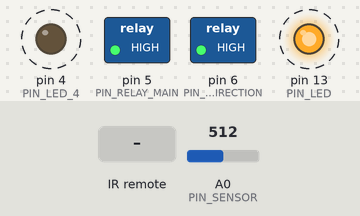
Recording of a sketch running on a simulated Arduino Uno, built with avr-gcc and run on an emulated ATmega328P. Parts: switched loads named in the sketch (green lamp = pin HIGH), output pins drawn as LEDs (lit = HIGH). Dashed ring = blinking. Inputs (shaded band) come from the test bench; at power-on: A0 (PIN_SENSOR) = 512. What the sketch prints to the serial monitor is not drawn.

Above: at 9.9 s.
11.9 s: infrared code 0xFF22DD received
At 22.35 s:
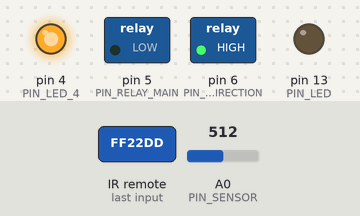
24.1 s: infrared code 0xFF02FD received
At 25.3 s:
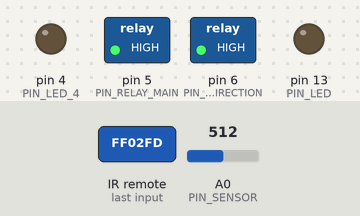
32.3 s: infrared code 0xFF02FD received
At 36.05 s:
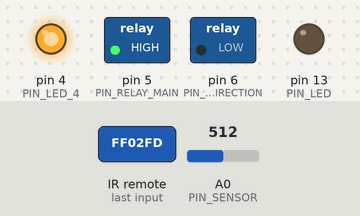
40.5 s: infrared code 0xFFC23D received
48.7 s: infrared code 0xFFA25D received
Timing chart, 0 to 57.9 s (numbered marks = the images above; inputs shaded):
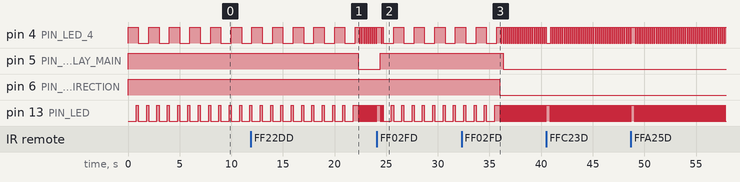

Measured:
- after the input at 11.9 s, pin 5 (PIN_RELAY_MAIN): HIGH → LOW after 10.4 s
- after the input at 24.1 s, pin 5 (PIN_RELAY_MAIN): LOW → HIGH after 0.31 s
- after the input at 32.3 s, pin 5 (PIN_RELAY_MAIN): HIGH → LOW after 4.0 s; pin 6 (PIN_RELAY_DIRECTION): HIGH → LOW after 3.7 s

The sketch:

SunScreenController2.ino
```cpp
// Sun screen controller
////////////////////////
// file: SunScreenController2
// date: 7-Jul-2014

/*
measure value
take an average of 10 samples over 10 minutes.
check if value is VALUE_SUN or VALUE_NO_SUN
if SCREEN_DOWN then keep it at least 30 minutes down
if SCREEN_UP   then keep it at least 10 minutes up

check if value is VALUE_EVENING then SCREEN_UP immediatly
check if extern screen up or screen down command, action immediatly

v0.3 4-Jul-2013
Werkt met IR remote.

v0.4 4-Jun-2014
Structuur wijziging, metingen op interval, maar IRremote vaker checken.

v0.5 (4-Jun-2014)
Zon limit van 800 naar 850

v0.6 (7-Jul-2014)
Scherm omhoog waarde naar 700

Todo:
- IRremote in interrupt meenemen.
- ADC waarde omrekenenen naar volts
- ADC calibreren
- besturing ook via RS232 (later RFlink)
- nog twee beschermingsdioden over fotocel ingang (pin 4)
- pull up aan de IR remote aansluiting (pin 11).

*/


#include <IRremote.h>


///// PIN assignments
const byte PIN_SENSOR            = 0;      // sunlight sensor connected to this pin
const byte PIN_LED_4             = 4;      // LED on shield
const byte PIN_LED               = 13;     // LED on Arduino board
const byte PIN_RELAY_MAIN        = 5;      // 230V on or off
const byte PIN_RELAY_DIRECTION   = 6;      // determines up or down

///// IR remote vars
int        PIN_SENSOR_IR         = 11;

IRrecv     IRremote( PIN_SENSOR_IR );
decode_results IRresults;


///// control vars and constants
const int MODE_MANUAL            = 1;
const int MODE_AUTOMATIC         = 2;
int       mode                   = MODE_AUTOMATIC;

const int MANUAL_UP              = 1;     // screen up
const int MANUAL_DOWN            = 2;     // screen down
const int MANUAL_STOP            = 3;     // stop the motor
const int MANUAL_MODE_AUTOMATIC  = 4;     // reacts to sunlight AND manual commands
const int MANUAL_MODE_MANUAL     = 5;     // no reaction to sunlight
const int MANUAL_READY           = 6;     // default state of the manual_command
int       manual_command         = MANUAL_READY;

const int INTERVAL_TIME_UP       = 6;    // ... times the 10 measurements
const int INTERVAL_TIME_DOWN     = 9;

const int NUMBER_OF_READINGS_MAX = 10;    // before the screen is controlled

const int SCREEN_UP              = 1;     // no sunshine
const int SCREEN_DOWN            = 2;     // there is sunshine

int       sensorValuesForAverage = 0;
int       numberOfReadings       = 0;
int       indexReading           = 0;
int       sensorValue            = 0;     // measured actual sensor value
int       sensorValueAverage     = 0;     // averaged value after NUMBER_OF_READINGS

const int SENSOR_SUN_YES         = 870;   // changed 800 -> 870 5-Jul-14/sjp
const int SENSOR_SUN_NO          = 700;   // changed 300 -> 700;   // 80;
const int SENSOR_SUN_EVENING     = 5;     // the reading below this value when no sensor is connected (not for a suncel)


///////////////////////////////////////////////////////////
void setup(void)
{
  // initialize inputs/outputs
  pinMode(      PIN_LED,   OUTPUT);              // LED indicates measurement
  pinMode(      PIN_LED_4, OUTPUT);              // LED debug
  digitalWrite( PIN_LED_4, HIGH );               // on for now

  pinMode(      PIN_RELAY_MAIN, OUTPUT );
  digitalWrite( PIN_RELAY_MAIN, HIGH );          // immediatly un-power the relay
  pinMode(      PIN_RELAY_DIRECTION, OUTPUT );
  digitalWrite( PIN_RELAY_DIRECTION, HIGH );     // immediatly un-power the relay

  IRremote.enableIRIn();                         // Start the IR receiver

  // start serial port
  Serial.begin(9600);

  Serial.println();
  Serial.println( "SunScreenController v0.6 (7-Jul-2014)" );
  Serial.println();

  SensorCalibrate();

} // end setup()


///////////////////////////////////////////////////////////
void loop( void )
{
  static int interval_time = 10;

  sensorValue = SensorRead();


 if( mode == MODE_AUTOMATIC )
 {
//   time_stamp();
 //  Serial.print( "[Automatic] Sensor value: " );
  // Serial.println( sensorValue );

   numberOfReadings++;
   sensorValuesForAverage = sensorValuesForAverage + sensorValue;

   if ( numberOfReadings >= NUMBER_OF_READINGS_MAX )
   {
     sensorValueAverage = sensorValuesForAverage / NUMBER_OF_READINGS_MAX;

     // reset for next measures
     sensorValuesForAverage = 0;  // start again
     numberOfReadings       = 0;

     time_stamp();
     Serial.print( "[Automatic] Average sensor value: " );
     Serial.println( sensorValueAverage );

     if ( sensorValueAverage < SENSOR_SUN_NO)
     {
       control_screen( SCREEN_UP );
       interval_time = INTERVAL_TIME_UP;
     }

     if ( sensorValueAverage > SENSOR_SUN_YES)
     {
       control_screen( SCREEN_DOWN );
       interval_time = INTERVAL_TIME_DOWN;
     }

   } // if numberOfReadings

   WaitSeconds( interval_time );
   Serial.print( "." );

  } // end mode Automatic


 if( mode == MODE_MANUAL )
 {
   WaitSeconds( 1 );
   LED_toggle( );
 }

  switch ( CheckIRremote()  )
  {
    case MANUAL_UP:
      screen_up();
      manual_command = MANUAL_READY;
    break;

    case MANUAL_DOWN:
      screen_down();
      manual_command = MANUAL_READY;
    break;

    case MANUAL_STOP:
      screen_stop();
      manual_command = MANUAL_READY;
    break;

    case MANUAL_MODE_AUTOMATIC:
      Serial.println( "Mode is AUTOMATIC" );
      mode           = MODE_AUTOMATIC;
      manual_command = MANUAL_READY;
      interval_time  = 1;
    break;

    case MANUAL_MODE_MANUAL:
      Serial.println( "Mode is MANUAL" );
      mode           = MODE_MANUAL;
      manual_command = MANUAL_READY;
      interval_time = 1;
    break;

    default:
      manual_command = MANUAL_READY;
      // interval_time = 1;
    break;
  } // end switch

} // end main loop


///////////////////////////////////////////////////////////
// put the screen up or down and do it once!
///////////////////////////////////////////////////////////
int control_screen( int ScreenUpOrDown )
{

  const int SCREEN_STATE_UP    = 1;
  const int SCREEN_STATE_DOWN  = 2;
  const int SCREEN_STATE_READY = 3;

  static int ScreenStateActual;
  static int ScreenState;


  if( ScreenUpOrDown == SCREEN_UP )   ScreenState = SCREEN_STATE_UP;
  if( ScreenUpOrDown == SCREEN_DOWN ) ScreenState = SCREEN_STATE_DOWN;

  switch( ScreenState )
  {
     case SCREEN_STATE_UP:
     {
       if( ScreenStateActual != SCREEN_STATE_UP )
       {
        screen_up();
        ScreenStateActual = SCREEN_STATE_UP;
       }
       ScreenState = SCREEN_STATE_READY;
     } // case SCREEN_UP
     break;

     case SCREEN_STATE_DOWN:
     {
       if( ScreenStateActual != SCREEN_STATE_DOWN )
       {
         screen_down();
         ScreenStateActual = SCREEN_STATE_DOWN;

       }
       ScreenState = SCREEN_STATE_READY;
     } // case SCREEN_DOWN
     break;

     case SCREEN_STATE_READY:
     {
       // do nothing
     }
     break;

     default:
     {
       // ScreenState  = SCREEN_STATE_UP;
     }
     break;
  }

  return( 0 ); // $$ change

} // end control_screen();


int sensor_calibration_factor = 1;

///////////////////////////////////////////////////////////
// SensorRead() is a function to make it easy to change
// a sensor. only recalibrate
///////////////////////////////////////////////////////////
int SensorRead( void )
{
  int adc_value;

  adc_value = analogRead( PIN_SENSOR );

  // todo: return the milli volts of the solar cell.
    // adc_value =  (VCC * sensor_calibration_factor * 1000 mV) / analog reading;
  return( adc_value * sensor_calibration_factor );

} // end SensorRead()


///////////////////////////////////////////////////////////
// sensor_calibration() uses a global var
///////////////////////////////////////////////////////////
int SensorCalibrate( void )
{
  // todo: measure the VCC or reference for the analog converter.
  // to make the measurement independent of the VCC
  // for now the factor is 1.

  sensor_calibration_factor = 1;

} // end SensorCalibrate()


///////////////////////////////////////////////////////////
void screen_up()
{
  time_stamp();
  Serial.print( "[Control] Screen up " );
  digitalWrite( PIN_RELAY_MAIN, LOW );
  Wait100msec( 600 );  // wait until screen is up
  digitalWrite( PIN_RELAY_MAIN, HIGH );
  Serial.println(" Ready");
} // end screen_up()

///////////////////////////////////////////////////////////
void screen_down()
{
  time_stamp();
  Serial.print( "[Control] SUN! Screen down "  );
  digitalWrite( PIN_RELAY_DIRECTION, LOW );
  Wait100msec( 2 );
  digitalWrite( PIN_RELAY_MAIN, LOW );
  Wait100msec( 600 );  // wait until screen is up
  digitalWrite( PIN_RELAY_MAIN, HIGH );
  digitalWrite( PIN_RELAY_DIRECTION, HIGH );
  Serial.println(" Ready" );
} // end screen_down()

///////////////////////////////////////////////////////////
void screen_stop()
{
  time_stamp();
  Serial.print( "[Control] Screen stop! " );
  digitalWrite( PIN_RELAY_MAIN, HIGH );
  Wait100msec( 2 );
  digitalWrite( PIN_RELAY_DIRECTION, HIGH );
  Serial.println(" Ready");
} // end screen_up()


///////////////////////////////////////////////////////////
// time_stamp()
// print a time stamp
///////////////////////////////////////////////////////////
static long timestamp;
///////////////////////////////////////////////////////////
void time_stamp( void )
{

  timestamp = millis() / (1000);  // 60000
  Serial.print( " " );
  Serial.print( timestamp );
  Serial.print( ": " );
} // time_stamp()


///////////////////////////////////////////////////////////
// WaitMinutes
///////////////////////////////////////////////////////////
void WaitMinutes( int WaitMinutes )
{
  int WaitTime = 0;

  do
  {
     WaitSeconds( 60 );
     WaitTime++;
  }
  while( WaitTime <= WaitMinutes );

} // end WaitMinutes()


///////////////////////////////////////////////////////////
// WaitSeconds
///////////////////////////////////////////////////////////
void WaitSeconds( int WaitSeconds )
{
  int WaitTime  = 0;
  int IRcommand = 0;

  do
  {
     WaitTime++;
     digitalWrite(PIN_LED,   LOW);
     delay(800);     // 900 msec LED off
     digitalWrite(PIN_LED,   HIGH);
     delay(200);     // 100 msec LED on
     LED_toggle();

  }
  while( WaitTime <= WaitSeconds );

} // end WaitSeconds()


///////////////////////////////////////////////////////////
// Wait100msec()
// used by up, down and stop function.
// primary function is to flash the LED fast :)
// an IRremote signal up/down aborts the up/down movement
///////////////////////////////////////////////////////////
void Wait100msec( int Wait100msec )
{
  int WaitTime = 0;
  int IRcommand = 0;

  do
  {
     WaitTime++;
     digitalWrite(PIN_LED,   LOW);
     delay(90);     // 90 msec LED off
     digitalWrite(PIN_LED,   HIGH);
     delay(10);     // 10 msec LED on

     LED_toggle();

     // if manual command is up or down, only then stop the up or down action.
     IRcommand = CheckIRremote();
     if(( IRcommand == MANUAL_DOWN ) |
        ( IRcommand == MANUAL_UP ))
      {
        screen_stop();
        WaitTime = Wait100msec + 1;   // exit the while loop
      }

  }
  while( WaitTime <= Wait100msec );

} // end Wait100msec()


//////////////////////////
// LED indicator functions
//////////////////////////
void LED_toggle( void )
{
  digitalWrite( PIN_LED_4, digitalRead( PIN_LED_4 ) ^ 1);
} // end LED_toggle()


void LED_ON( void )
{
  digitalWrite( PIN_LED_4, HIGH );
} // end LED_ON()

void LED_OFF( void )
{
  digitalWrite(PIN_LED_4, LOW);
} // end LED_ON()


// check the infrared remote control
////////////////////////////////////
long parse_value;

int CheckIRremote( void )
{
  if ( IRremote.decode( &IRresults ) )
  {
    time_stamp();
    Serial.print( "[IRremote] " );

    switch ( IRresults.decode_type )
    {
      case NEC:     Serial.print( "NEC  " ); break;
      case SONY:    Serial.print( "SONY " ); break;
      case RC5:     Serial.print( "RC5  " ); break;
      case RC6:     Serial.print( "RC6  " ); break;
      case UNKNOWN: Serial.print( "IR?  " ); break;
    }

    parse_value = IRresults.value;
    Serial.print( "0x" );
    Serial.println( parse_value, HEX );


    if ( IRresults.decode_type == NEC )
    {
      switch ( IRresults.value )
      {
        case 0xFF22DD:
          manual_command = MANUAL_UP;
        break;
        case 0xFF02FD:
          manual_command = MANUAL_DOWN;
        break;
        case 0xFFC23D:
          manual_command = MANUAL_STOP;
        break;
        case 0xFFA25D:
          manual_command = MANUAL_MODE_AUTOMATIC;
        break;
        case 0xFFE21D:
          manual_command = MANUAL_MODE_MANUAL;
        break;

        default:
          //Serial.println( IRresults.value, HEX);
        break;
      } // switch
    } // end if NEC


    if ( IRresults.decode_type == RC5 )
    {

      switch ( IRresults.value )
      {
        case 0x39:
        case 0x839:
          manual_command = MANUAL_UP;
        break;
        case 0x38:
        case 0x838:
          manual_command = MANUAL_DOWN;
        break;
        case 0x407:
      //  case 0x407:
          manual_command = MANUAL_STOP;
        break;
        case 0xD:
        case 0x80D:
          manual_command = MANUAL_MODE_AUTOMATIC;
        break;
        case 0xC:
        case 0x80C:
          manual_command = MANUAL_MODE_MANUAL;
        break;

        default:
          //Serial.println( IRresults.value, HEX);
        break;
      } // switch
    } // end if RC5


    delay( 300 );
    IRremote.resume(); // Receive the next value

    return manual_command;
  }

  return 0;

} // end CheckIRremote()
```
